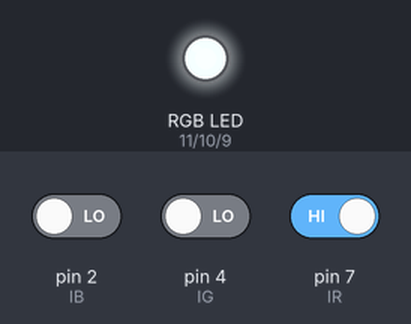
A sketch run on a simulated Arduino Uno, built with avr-gcc and run on an emulated ATmega328P. Parts: an RGB LED mixed from three pins (HIGH = lit). The inputs (shaded band) are chosen by the test bench; at power-on: pin 2 (IB) LOW, pin 4 (IG) LOW, pin 7 (IR) HIGH.

Above: at 1.2 s.
1.3 s: pin 2 (IB) driven HIGH
At 2.3 s:
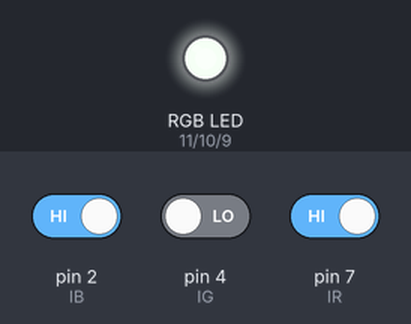
2.8 s: pin 4 (IG) driven HIGH
At 3.5 s:
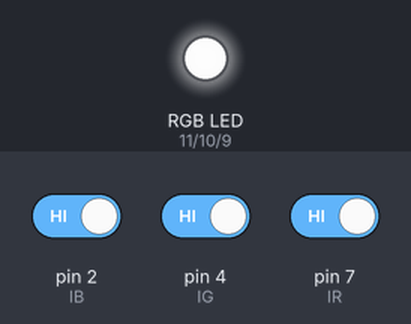
Timing chart, 0 to 5.8 s (numbered marks = the images above; inputs shaded):
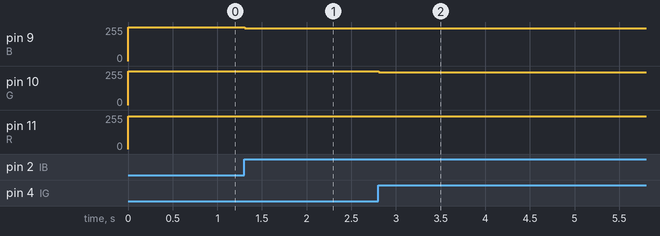

Measured:
- after the input at 1.3 s, pin 9 (B): 255/255 → 245/255 at once
- after the input at 2.8 s, pin 10 (G): 255/255 → 245/255 at once

The sketch:

TriColorLed.ino
```cpp
/*
Jake Varness
12-21-2013

Tri-color LED thingy

Railing:
  -
*/

#define R 11
#define G 10
#define B 9
#define IR 7
#define IG 4
#define IB 2
boolean lastR = LOW;
boolean currR = LOW;
boolean lastG = LOW;
boolean currG = LOW;
boolean lastB = LOW;
boolean currB = LOW;
int red = 255;
int green = 255;
int blue = 255;

void setup()
{
  pinMode(R, OUTPUT);
  pinMode(G, OUTPUT);
  pinMode(B, OUTPUT);
  pinMode(IR, INPUT);
  pinMode(IG, INPUT);
  pinMode(IB, INPUT);
}

void loop()
{
  currR = debounce(lastR, IR);
  currG = debounce(lastG, IG);
  currB = debounce(lastB, IB);

  if(currR == HIGH && lastR == LOW)
  {
    red = red - 10;
    if(red < 0)
      red = 255;
  }

  if(currG == HIGH && lastG == LOW)
  {
    green = green - 10;
    if(green < 0)
      green = 255;
  }

  if(currB == HIGH && lastB == LOW)
  {
    blue = blue - 10;
    if(blue < 0)
      blue = 255;
  }

  lastR = currR;
  lastB = currB;
  lastG = currG;

  writeRGB();
}

void writeRGB()
{
  analogWrite(R, red);
  analogWrite(G, green);
  analogWrite(B, blue);
}

boolean debounce(boolean last, int pin)
{
  boolean curr = digitalRead(pin);
  if(curr != last)
  {
    delay(5);
    curr = digitalRead(pin);
  }
  return curr;
}
```
